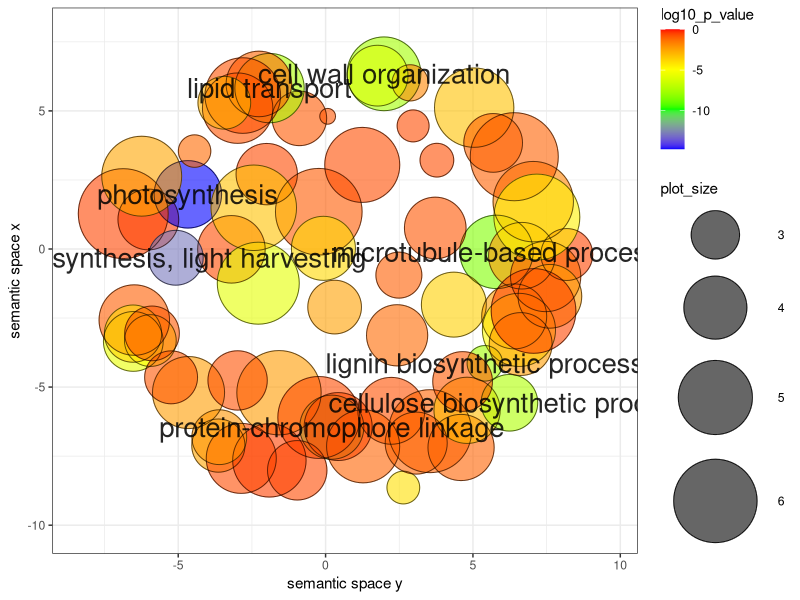

This figure's R source:
#This script was generated form the REVIGO site by inputting a list of goterms for downregulated genes with their associated pvalue from the resultFisherWeightDown object in the GoEnrichemnt.R script.

# A plotting R script produced by the REVIGO server at http://revigo.irb.hr/
# If you found REVIGO useful in your work, please cite the following reference:
# Supek F et al. "REVIGO summarizes and visualizes long lists of Gene Ontology
# terms" PLoS ONE 2011. doi:10.1371/journal.pone.0021800


# --------------------------------------------------------------------------
# If you don't have the ggplot2 package installed, uncomment the following line:
# install.packages( "ggplot2" );
library( ggplot2 );
# --------------------------------------------------------------------------
# If you don't have the scales package installed, uncomment the following line:
# install.packages( "scales" );
library( scales );


# --------------------------------------------------------------------------
# Here is your data from REVIGO. Scroll down for plot configuration options.

revigo.names <- c("term_ID","description","frequency_%","plot_X","plot_Y","plot_size","log10_p_value","uniqueness","dispensability");
revigo.data <- rbind(c("GO:0002252","immune effector process", 0.185,-3.195,-0.012, 4.375,-0.6390,0.987,0.000),
c("GO:0007160","cell-matrix adhesion", 0.051,-6.014, 1.069, 3.817,-0.4271,0.994,0.000),
c("GO:0007623","circadian rhythm", 0.057,-1.997, 2.711, 3.862,-0.6308,0.994,0.000),
c("GO:0009651","response to salt stress", 0.043,-6.524,-3.347, 3.741,-5.5901,0.866,0.000),
c("GO:0015979","photosynthesis", 0.183,-4.673, 1.979, 4.370,-14.7167,0.949,0.000),
c("GO:0044699","single-organism process",46.569,-6.866, 1.281, 6.776,-0.5544,0.997,0.000),
c("GO:0045851","pH reduction", 0.015,-3.638,-7.118, 3.285,-2.5730,0.935,0.000),
c("GO:0051179","localization",18.495,-0.231, 1.349, 6.375,-0.9077,0.995,0.000),
c("GO:0010166","wax metabolic process", 0.002,-4.445, 3.545, 2.328,-1.1893,0.987,0.008),
c("GO:0032259","methylation", 3.103,-6.239, 2.636, 5.600,-2.5693,0.981,0.014),
c("GO:0007017","microtubule-based process", 0.658, 5.799,-0.105, 4.927,-8.4437,0.852,0.029),
c("GO:0071555","cell wall organization", 0.709, 1.981, 6.343, 4.959,-7.6126,0.838,0.033),
c("GO:0071554","cell wall organization or biogenesis", 0.950, 1.244, 3.045, 5.086,-0.6828,0.962,0.034),
c("GO:0009765","photosynthesis, light harvesting", 0.019,-5.084,-0.317, 3.393,-12.8761,0.917,0.040),
c("GO:0008216","spermidine metabolic process", 0.055, 2.427,-3.125, 3.852,-1.1893,0.897,0.043),
c("GO:0042744","hydrogen peroxide catabolic process", 0.093,-0.073, 0.024, 4.078,-3.8612,0.912,0.045),
c("GO:0018298","protein-chromophore linkage", 0.095, 0.210,-6.452, 4.084,-10.1965,0.922,0.045),
c("GO:0042537","benzene-containing compound metabolic process", 0.162, 2.229,-5.859, 4.317,-0.7355,0.922,0.047),
c("GO:0005975","carbohydrate metabolic process", 5.260,-2.284,-1.238, 5.829,-5.7696,0.948,0.058),
c("GO:0042633","hair cycle", 0.018,-0.889, 4.729, 3.373,-0.8748,0.869,0.060),
c("GO:0010143","cutin biosynthetic process", 0.002, 2.638,-8.637, 2.336,-4.0768,0.939,0.063),
c("GO:0010025","wax biosynthetic process", 0.002, 2.970, 4.457, 2.314,-0.6411,0.958,0.071),
c("GO:0006793","phosphorus metabolic process",13.507,-2.437, 1.492, 6.239,-3.2817,0.927,0.072),
c("GO:0006869","lipid transport", 0.270,-1.902, 5.825, 4.539,-7.4522,0.867,0.075),
c("GO:0006085","acetyl-CoA biosynthetic process", 0.111, 4.352,-2.014, 4.152,-3.6608,0.877,0.093),
c("GO:0044767","single-organism developmental process", 2.699, 5.042, 5.118, 5.539,-3.2431,0.814,0.095),
c("GO:0009813","flavonoid biosynthetic process", 0.016, 0.307,-2.103, 3.317,-2.4491,0.938,0.107),
c("GO:0090332","stomatal closure", 0.002, 3.777, 3.216, 2.365,-0.6902,0.898,0.117),
c("GO:0006629","lipid metabolic process", 3.522, 7.046, 1.715, 5.655,-1.7490,0.853,0.117),
c("GO:0009809","lignin biosynthetic process", 0.002, 5.405,-4.140, 2.423,-7.6799,0.841,0.118),
c("GO:0043412","macromolecule modification", 9.785,-1.581,-5.204, 6.099,-2.3112,0.937,0.121),
c("GO:0006775","fat-soluble vitamin metabolic process", 0.012, 8.184,-0.200, 3.203,-0.5465,0.871,0.127),
c("GO:0015977","carbon fixation", 0.036, 5.686, 3.841, 3.664,-1.0979,0.898,0.139),
c("GO:0006270","DNA replication initiation", 0.141, 4.597,-7.187, 4.259,-1.0545,0.877,0.150),
c("GO:0043603","cellular amide metabolic process", 6.879, 3.544,-6.596, 5.946,-1.0629,0.905,0.153),
c("GO:0016049","cell growth", 0.153, 6.661,-0.243, 4.294,-2.1925,0.839,0.162),
c("GO:0009820","alkaloid metabolic process", 0.006, 2.487,-0.946, 2.869,-0.9713,0.934,0.164),
c("GO:0009226","nucleotide-sugar biosynthetic process", 0.142, 4.801,-5.841, 4.260,-3.1493,0.851,0.170),
c("GO:0042127","regulation of cell proliferation", 0.313,-2.861,-7.581, 4.603,-0.6340,0.881,0.173),
c("GO:0044763","single-organism cellular process",27.536, 6.402, 3.341, 6.548,-1.0139,0.872,0.176),
c("GO:1902749","regulation of cell cycle G2/M phase transition", 0.041,-0.962,-8.013, 3.716,-0.6289,0.839,0.200),
c("GO:0030244","cellulose biosynthetic process", 0.025, 6.238,-5.568, 3.511,-7.3363,0.763,0.207),
c("GO:0009735","response to cytokinin", 0.012,-5.946,-3.315, 3.194,-4.9706,0.881,0.220),
c("GO:0006888","ER to Golgi vesicle-mediated transport", 0.125,-2.263, 5.976, 4.204,-1.0874,0.946,0.227),
c("GO:0002181","cytoplasmic translation", 0.064, 3.075,-7.028, 3.915,-1.0763,0.862,0.233),
c("GO:0042886","amide transport", 0.337,-2.984, 5.099, 4.636,-0.7912,0.951,0.246),
c("GO:0009200","deoxyribonucleoside triphosphate metabolic process", 0.112, 6.400,-2.440, 4.158,-2.3784,0.770,0.255),
c("GO:0006508","proteolysis", 5.223,-0.230,-6.100, 5.826,-0.6438,0.923,0.278),
c("GO:0016192","vesicle-mediated transport", 1.085,-2.810, 5.556, 5.144,-0.7542,0.948,0.280),
c("GO:0007264","small GTPase mediated signal transduction", 0.485,-4.650,-5.198, 4.794,-2.3408,0.791,0.282),
c("GO:1903507","negative regulation of nucleic acid-templated transcription", 0.609, 1.274,-7.144, 4.893,-1.0404,0.816,0.283),
c("GO:0006633","fatty acid biosynthetic process", 0.617, 6.561,-2.929, 4.899,-4.8894,0.713,0.296),
c("GO:0006730","one-carbon metabolic process", 0.328, 7.467,-0.997, 4.625,-1.1844,0.809,0.297),
c("GO:0055114","oxidation-reduction process",15.060, 7.169, 1.156, 6.286,-4.5302,0.841,0.300),
c("GO:0043622","cortical microtubule organization", 0.002, 2.870, 6.016, 2.446,-1.7703,0.841,0.310),
c("GO:0009607","response to biotic stimulus", 0.342,-6.491,-2.573, 4.643,-0.9571,0.904,0.335),
c("GO:0043543","protein acylation", 0.202, 0.427,-6.429, 4.413,-0.6278,0.918,0.359),
c("GO:0006558","L-phenylalanine metabolic process", 0.075, 6.619,-3.442, 3.984,-2.3355,0.788,0.360),
c("GO:0009900","dehiscence", 0.001, 0.070, 4.804, 2.090,-0.8058,0.880,0.362),
c("GO:0006427","histidyl-tRNA aminoacylation", 0.043, 4.649,-4.797, 3.738,-0.8748,0.777,0.364),
c("GO:0006108","malate metabolic process", 0.088, 7.611,-1.713, 4.051,-2.3240,0.808,0.365),
c("GO:0006833","water transport", 0.014,-3.436, 5.295, 3.256,-2.8613,0.896,0.365),
c("GO:0050832","defense response to fungus", 0.028,-6.534,-3.064, 3.557,-3.7655,0.880,0.369),
c("GO:0006002","fructose 6-phosphate metabolic process", 0.060, 3.721, 0.761, 3.885,-0.8058,0.884,0.370),
c("GO:0010628","positive regulation of gene expression", 0.653,-1.907,-7.653, 4.923,-0.4896,0.896,0.374),
c("GO:0031640","killing of cells of other organism", 0.019,-3.607,-6.814, 3.389,-2.1200,0.933,0.376),
c("GO:0044711","single-organism biosynthetic process",10.864, 7.056,-2.243, 6.144,-0.5619,0.830,0.382),
c("GO:0060359","response to ammonium ion", 0.019,-5.889,-3.056, 3.382,-0.8748,0.891,0.384),
c("GO:1900407","regulation of cellular response to oxidative stress", 0.014,-5.242,-4.647, 3.267,-0.8058,0.826,0.388),
c("GO:0042256","mature ribosome assembly", 0.051, 1.765, 6.276, 3.819,-6.0264,0.881,0.389),
c("GO:0046883","regulation of hormone secretion", 0.040,-2.985,-4.759, 3.709,-0.7403,0.778,0.399));

one.data <- data.frame(revigo.data);
names(one.data) <- revigo.names;
one.data <- one.data [(one.data$plot_X != "null" & one.data$plot_Y != "null"), ];
one.data$plot_X <- as.numeric( as.character(one.data$plot_X) );
one.data$plot_Y <- as.numeric( as.character(one.data$plot_Y) );
one.data$plot_size <- as.numeric( as.character(one.data$plot_size) );
one.data$log10_p_value <- as.numeric( as.character(one.data$log10_p_value) );
one.data$frequency <- as.numeric( as.character(one.data$frequency) );
one.data$uniqueness <- as.numeric( as.character(one.data$uniqueness) );
one.data$dispensability <- as.numeric( as.character(one.data$dispensability) );
#head(one.data);


# --------------------------------------------------------------------------
# Names of the axes, sizes of the numbers and letters, names of the columns,
# etc. can be changed below

p1 <- ggplot( data = one.data );
p1 <- p1 + geom_point( aes( plot_X, plot_Y, colour = log10_p_value, size = plot_size), alpha = I(0.6) ) + scale_size_area();
p1 <- p1 + scale_colour_gradientn( colours = c("blue", "green", "yellow", "red"), limits = c( min(one.data$log10_p_value), 0) );
p1 <- p1 + geom_point( aes(plot_X, plot_Y, size = plot_size), shape = 21, fill = "transparent", colour = I (alpha ("black", 0.6) )) + scale_size_area();
p1 <- p1 + scale_size( range=c(5, 30)) + theme_bw(); # + scale_fill_gradientn(colours = heat_hcl(7), limits = c(-300, 0) );
ex <- one.data [ one.data$log10_p_value < -7, ]; 
p1 <- p1 + geom_text( data = ex, aes(plot_X, plot_Y, label = description), colour = I(alpha("black", 0.85)), size = 7 );
p1 <- p1 + labs (y = "semantic space x", x = "semantic space y");
p1 <- p1 + theme(legend.key = element_blank()) ;
one.x_range = max(one.data$plot_X) - min(one.data$plot_X);
one.y_range = max(one.data$plot_Y) - min(one.data$plot_Y);
p1 <- p1 + xlim(min(one.data$plot_X)-one.x_range/10,max(one.data$plot_X)+one.x_range/10);
p1 <- p1 + ylim(min(one.data$plot_Y)-one.y_range/10,max(one.data$plot_Y)+one.y_range/10);



# --------------------------------------------------------------------------
# Output the plot to screen

p1;

# Uncomment the line below to also save the plot to a file.
# The file type depends on the extension (default=pdf).

# ggsave("C:/Users/path_to_your_file/revigo-plot.pdf");
